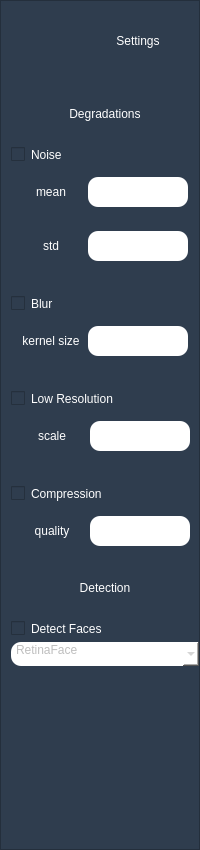
                <widget class="QFrame" name="right_menu_deg">
                 <property name="geometry">
                  <rect>
                   <x>900</x>
                   <y>0</y>
                   <width>200</width>
                   <height>850</height>
                  </rect>
                 </property>
                 <property name="sizePolicy">
                  <sizepolicy hsizetype="Expanding" vsizetype="Expanding">
                   <horstretch>0</horstretch>
                   <verstretch>0</verstretch>
                  </sizepolicy>
                 </property>
                 <property name="minimumSize">
                  <size>
                   <width>100</width>
                   <height>450</height>
                  </size>
                 </property>
                 <property name="maximumSize">
                  <size>
                   <width>200</width>
                   <height>850</height>
                  </size>
                 </property>
                 <property name="styleSheet">
                  <string notr="true">background-color: rgb(47, 61, 78);</string>
                 </property>
                 <property name="frameShape">
                  <enum>QFrame::StyledPanel</enum>
                 </property>
                 <property name="frameShadow">
                  <enum>QFrame::Raised</enum>
                 </property>
                 <layout class="QVBoxLayout" name="verticalLayout_5">
                  <property name="leftMargin">
                   <number>10</number>
                  </property>
                  <property name="topMargin">
                   <number>0</number>
                  </property>
                  <property name="rightMargin">
                   <number>0</number>
                  </property>
                  <property name="bottomMargin">
                   <number>0</number>
                  </property>
                  <item>
                   <widget class="QFrame" name="frame">
                    <property name="sizePolicy">
                     <sizepolicy hsizetype="Expanding" vsizetype="Expanding">
                      <horstretch>0</horstretch>
                      <verstretch>0</verstretch>
                     </sizepolicy>
                    </property>
                    <property name="maximumSize">
                     <size>
                      <width>200</width>
                      <height>80</height>
                     </size>
                    </property>
                    <layout class="QHBoxLayout" name="horizontalLayout_3">
                     <property name="leftMargin">
                      <number>0</number>
                     </property>
                     <property name="topMargin">
                      <number>0</number>
                     </property>
                     <property name="rightMargin">
                      <number>0</number>
                     </property>
                     <property name="bottomMargin">
                      <number>0</number>
                     </property>
                     <item>
                      <widget class="QLabel" name="settigicon">
                       <property name="sizePolicy">
                        <sizepolicy hsizetype="Preferred" vsizetype="Preferred">
                         <horstretch>0</horstretch>
                         <verstretch>15</verstretch>
                        </sizepolicy>
                       </property>
                       <property name="minimumSize">
                        <size>
                         <width>80</width>
                         <height>80</height>
                        </size>
                       </property>
                       <property name="maximumSize">
                        <size>
                         <width>50</width>
                         <height>50</height>
                        </size>
                       </property>
                       <property name="text">
                        <string/>
                       </property>
                       <property name="pixmap">
                        <pixmap resource="../ressources.qrc">:/images/images/reglages (1).png</pixmap>
                       </property>
                       <property name="alignment">
                        <set>Qt::AlignCenter</set>
                       </property>
                      </widget>
                     </item>
                     <item>
                      <widget class="QLabel" name="label_5">
                       <property name="styleSheet">
                        <string notr="true">background-color: &quot;transparent&quot;;
color: rgb(255, 255, 255);
font: 14pt &quot;Georgia&quot;;
padding-right:20px</string>
                       </property>
                       <property name="text">
                        <string>Settings</string>
                       </property>
                       <property name="alignment">
                        <set>Qt::AlignCenter</set>
                       </property>
                      </widget>
                     </item>
                    </layout>
                   </widget>
                  </item>
                  <item>
                   <spacer name="verticalSpacer_4">
                    <property name="orientation">
                     <enum>Qt::Vertical</enum>
                    </property>
                    <property name="sizeHint" stdset="0">
                     <size>
                      <width>20</width>
                      <height>40</height>
                     </size>
                    </property>
                   </spacer>
                  </item>
                  <item>
                   <widget class="QLabel" name="label_9">
                    <property name="styleSheet">
                     <string notr="true">background-color: &quot;transparent&quot;;
color: rgb(255, 255, 255);
font: 12pt &quot;Georgia&quot;;
padding-top:20px</string>
                    </property>
                    <property name="text">
                     <string>Degradations</string>
                    </property>
                    <property name="alignment">
                     <set>Qt::AlignCenter</set>
                    </property>
                   </widget>
                  </item>
                  <item>
                   <widget class="QCheckBox" name="noisecheckBox">
                    <property name="styleSheet">
                     <string notr="true">background-color: &quot;transparent&quot;;
color: rgb(255, 255, 255);
font: 12pt &quot;Georgia&quot;;
padding-top:20px</string>
                    </property>
                    <property name="text">
                     <string>Noise</string>
                    </property>
                   </widget>
                  </item>
                  <item>
                   <widget class="QFrame" name="frame">
                    <layout class="QHBoxLayout" name="horizontalLayout_4">
                     <item>
                      <widget class="QLabel" name="label_6">
                       <property name="sizePolicy">
                        <sizepolicy hsizetype="Minimum" vsizetype="Minimum">
                         <horstretch>0</horstretch>
                         <verstretch>0</verstretch>
                        </sizepolicy>
                       </property>
                       <property name="maximumSize">
                        <size>
                         <width>60</width>
                         <height>50</height>
                        </size>
                       </property>
                       <property name="styleSheet">
                        <string notr="true">color: rgb(255, 255, 255);</string>
                       </property>
                       <property name="text">
                        <string>mean</string>
                       </property>
                       <property name="alignment">
                        <set>Qt::AlignCenter</set>
                       </property>
                      </widget>
                     </item>
                     <item>
                      <widget class="QLineEdit" name="meannoise">
                       <property name="enabled">
                        <bool>false</bool>
                       </property>
                       <property name="minimumSize">
                        <size>
                         <width>100</width>
                         <height>30</height>
                        </size>
                       </property>
                       <property name="maximumSize">
                        <size>
                         <width>100</width>
                         <height>30</height>
                        </size>
                       </property>
                       <property name="styleSheet">
                        <string notr="true">background-color: rgb(255, 255, 255);border-radius:10px;
</string>
                       </property>
                       <property name="maxLength">
                        <number>6</number>
                       </property>
                      </widget>
                     </item>
                    </layout>
                   </widget>
                  </item>
                  <item>
                   <widget class="QFrame" name="frame">
                    <layout class="QHBoxLayout" name="horizontalLayout_7">
                     <item>
                      <widget class="QLabel" name="label_3">
                       <property name="sizePolicy">
                        <sizepolicy hsizetype="Minimum" vsizetype="Minimum">
                         <horstretch>0</horstretch>
                         <verstretch>0</verstretch>
                        </sizepolicy>
                       </property>
                       <property name="minimumSize">
                        <size>
                         <width>60</width>
                         <height>30</height>
                        </size>
                       </property>
                       <property name="maximumSize">
                        <size>
                         <width>60</width>
                         <height>50</height>
                        </size>
                       </property>
                       <property name="styleSheet">
                        <string notr="true">color: rgb(255, 255, 255);</string>
                       </property>
                       <property name="text">
                        <string>std</string>
                       </property>
                       <property name="alignment">
                        <set>Qt::AlignCenter</set>
                       </property>
                      </widget>
                     </item>
                     <item>
                      <widget class="QLineEdit" name="stdnoise">
                       <property name="enabled">
                        <bool>false</bool>
                       </property>
                       <property name="maximumSize">
                        <size>
                         <width>100</width>
                         <height>30</height>
                        </size>
                       </property>
                       <property name="styleSheet">
                        <string notr="true">background-color: rgb(255, 255, 255);border-radius:10px;
</string>
                       </property>
                       <property name="maxLength">
                        <number>6</number>
                       </property>
                      </widget>
                     </item>
                    </layout>
                   </widget>
                  </item>
                  <item>
                   <widget class="QCheckBox" name="blurcheckbox">
                    <property name="styleSheet">
                     <string notr="true">background-color: &quot;transparent&quot;;
color: rgb(255, 255, 255);
font: 12pt &quot;Georgia&quot;;
padding-top:20px</string>
                    </property>
                    <property name="text">
                     <string>Blur</string>
                    </property>
                   </widget>
                  </item>
                  <item>
                   <widget class="QFrame" name="frame">
                    <layout class="QHBoxLayout" name="horizontalLayout_5">
                     <item>
                      <widget class="QLabel" name="label_7">
                       <property name="sizePolicy">
                        <sizepolicy hsizetype="Minimum" vsizetype="Minimum">
                         <horstretch>0</horstretch>
                         <verstretch>0</verstretch>
                        </sizepolicy>
                       </property>
                       <property name="maximumSize">
                        <size>
                         <width>60</width>
                         <height>50</height>
                        </size>
                       </property>
                       <property name="styleSheet">
                        <string notr="true">color: rgb(255, 255, 255);</string>
                       </property>
                       <property name="text">
                        <string>kernel size</string>
                       </property>
                       <property name="alignment">
                        <set>Qt::AlignCenter</set>
                       </property>
                      </widget>
                     </item>
                     <item>
                      <widget class="QLineEdit" name="blurvalue">
                       <property name="enabled">
                        <bool>false</bool>
                       </property>
                       <property name="minimumSize">
                        <size>
                         <width>100</width>
                         <height>30</height>
                        </size>
                       </property>
                       <property name="maximumSize">
                        <size>
                         <width>100</width>
                         <height>30</height>
                        </size>
                       </property>
                       <property name="styleSheet">
                        <string notr="true">background-color: rgb(255, 255, 255);border-radius:10px;
</string>
                       </property>
                       <property name="maxLength">
                        <number>3</number>
                       </property>
                      </widget>
                     </item>
                    </layout>
                   </widget>
                  </item>
                  <item>
                   <widget class="QCheckBox" name="lrcheckbox">
                    <property name="styleSheet">
                     <string notr="true">background-color: &quot;transparent&quot;;
color: rgb(255, 255, 255);
font: 12pt &quot;Georgia&quot;;
padding-top:20px</string>
                    </property>
                    <property name="text">
                     <string>Low Resolution</string>
                    </property>
                   </widget>
                  </item>
                  <item>
                   <widget class="QFrame" name="frame">
                    <layout class="QHBoxLayout" name="horizontalLayout_6">
                     <item>
                      <widget class="QLabel" name="label_8">
                       <property name="minimumSize">
                        <size>
                         <width>0</width>
                         <height>30</height>
                        </size>
                       </property>
                       <property name="maximumSize">
                        <size>
                         <width>16777215</width>
                         <height>30</height>
                        </size>
                       </property>
                       <property name="styleSheet">
                        <string notr="true">color: rgb(255, 255, 255);</string>
                       </property>
                       <property name="text">
                        <string>scale</string>
                       </property>
                       <property name="alignment">
                        <set>Qt::AlignCenter</set>
                       </property>
                      </widget>
                     </item>
                     <item>
                      <widget class="QLineEdit" name="lowresvalue">
                       <property name="enabled">
                        <bool>false</bool>
                       </property>
                       <property name="minimumSize">
                        <size>
                         <width>100</width>
                         <height>30</height>
                        </size>
                       </property>
                       <property name="maximumSize">
                        <size>
                         <width>100</width>
                         <height>30</height>
                        </size>
                       </property>
                       <property name="styleSheet">
                        <string notr="true">background-color: rgb(255, 255, 255);border-radius:10px;
</string>
                       </property>
                       <property name="inputMask">
                        <string/>
                       </property>
                       <property name="maxLength">
                        <number>4</number>
                       </property>
                      </widget>
                     </item>
                    </layout>
                   </widget>
                  </item>
                  <item>
                   <widget class="QCheckBox" name="compressioncheckbox">
                    <property name="enabled">
                     <bool>true</bool>
                    </property>
                    <property name="styleSheet">
                     <string notr="true">background-color: &quot;transparent&quot;;
color: rgb(255, 255, 255);
font: 12pt &quot;Georgia&quot;;
padding-top:20px
</string>
                    </property>
                    <property name="text">
                     <string>Compression</string>
                    </property>
                    <property name="checkable">
                     <bool>true</bool>
                    </property>
                   </widget>
                  </item>
                  <item>
                   <widget class="QFrame" name="frame">
                    <layout class="QHBoxLayout" name="horizontalLayout_8">
                     <item>
                      <widget class="QLabel" name="label_4">
                       <property name="minimumSize">
                        <size>
                         <width>0</width>
                         <height>30</height>
                        </size>
                       </property>
                       <property name="maximumSize">
                        <size>
                         <width>16777215</width>
                         <height>30</height>
                        </size>
                       </property>
                       <property name="styleSheet">
                        <string notr="true">color: rgb(255, 255, 255);</string>
                       </property>
                       <property name="text">
                        <string>quality</string>
                       </property>
                       <property name="alignment">
                        <set>Qt::AlignCenter</set>
                       </property>
                      </widget>
                     </item>
                     <item>
                      <widget class="QLineEdit" name="compressionvalue">
                       <property name="enabled">
                        <bool>false</bool>
                       </property>
                       <property name="maximumSize">
                        <size>
                         <width>100</width>
                         <height>30</height>
                        </size>
                       </property>
                       <property name="styleSheet">
                        <string notr="true">background-color: rgb(255, 255, 255);border-radius:10px;</string>
                       </property>
                      </widget>
                     </item>
                    </layout>
                   </widget>
                  </item>
                  <item>
                   <widget class="QLabel" name="label_10">
                    <property name="styleSheet">
                     <string notr="true">background-color: &quot;transparent&quot;;
color: rgb(255, 255, 255);
font: 12pt &quot;Georgia&quot;;
padding-top:20px</string>
                    </property>
                    <property name="text">
                     <string>Detection</string>
                    </property>
                    <property name="alignment">
                     <set>Qt::AlignCenter</set>
                    </property>
                   </widget>
                  </item>
                  <item>
                   <widget class="QCheckBox" name="detectcheckBox">
                    <property name="styleSheet">
                     <string notr="true">background-color: &quot;transparent&quot;;
color: rgb(255, 255, 255);
font: 12pt &quot;Georgia&quot;;
padding-top:20px</string>
                    </property>
                    <property name="text">
                     <string>Detect Faces</string>
                    </property>
                   </widget>
                  </item>
                  <item>
                   <widget class="QComboBox" name="detectcomboBox">
                    <property name="enabled">
                     <bool>false</bool>
                    </property>
                    <property name="styleSheet">
                     <string notr="true"> QComboBox {
        background-color: white;
        font: 10pt &quot;Georgia&quot;;
        padding-bottom: 8px;
        padding-left: 5px;
        border-radius: 10px;
		align:justify
    }
    
    QComboBox::down-arrow {
        subcontrol-origin: padding;
        subcontrol-position: bottom right;
        border-radius: 10px;
        text-align: center;
image: url(:/icons/images/fleche-vers-le-bas.png);
		border:none
    }
    
    QComboBox QAbstractItemView {
        background-color: white;
    }
    
    QComboBox QAbstractItemView::item:hover {
        background-color: qlineargradient(spread:pad, x1:0.5, y1:0, x2:0.5, y2:1, stop:0 rgba(90, 255, 231, 255), stop:1 rgba(21, 205, 202, 255));
        color: white;
    }</string>
                    </property>
                    <item>
                     <property name="text">
                      <string>RetinaFace</string>
                     </property>
                    </item>
                    <item>
                     <property name="text">
                      <string>MTCNN</string>
                     </property>
                    </item>
                   </widget>
                  </item>
                  <item>
                   <spacer name="verticalSpacer_3">
                    <property name="orientation">
                     <enum>Qt::Vertical</enum>
                    </property>
                    <property name="sizeType">
                     <enum>QSizePolicy::Maximum</enum>
                    </property>
                    <property name="sizeHint" stdset="0">
                     <size>
                      <width>20</width>
                      <height>230</height>
                     </size>
                    </property>
                   </spacer>
                  </item>
                 </layout>
                </widget>
